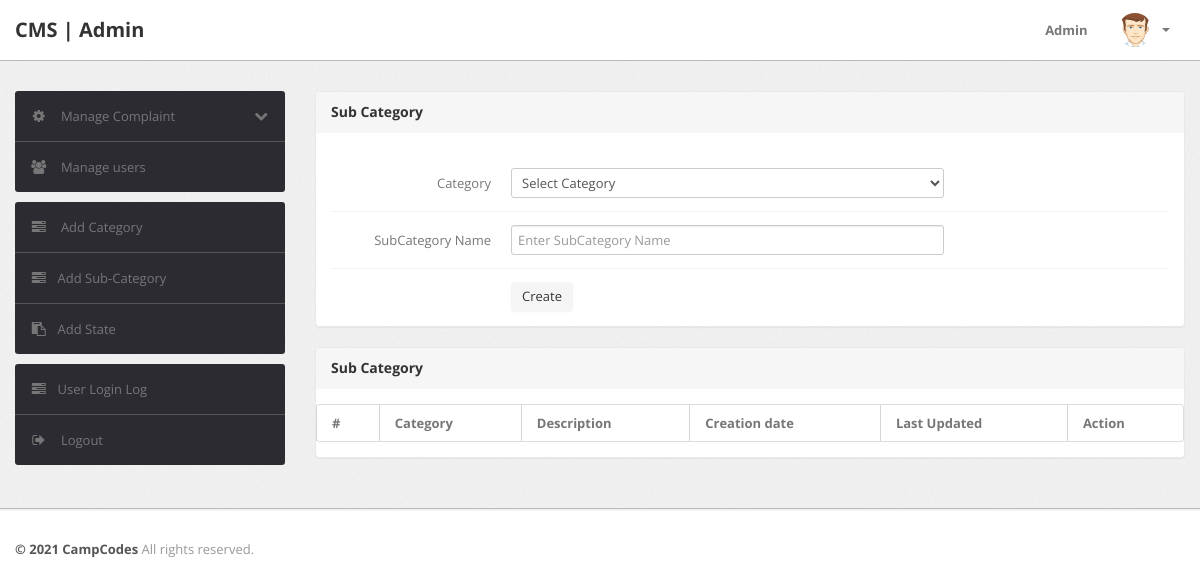
Before: /admin/subcategory.php (signed in) with the older database file.
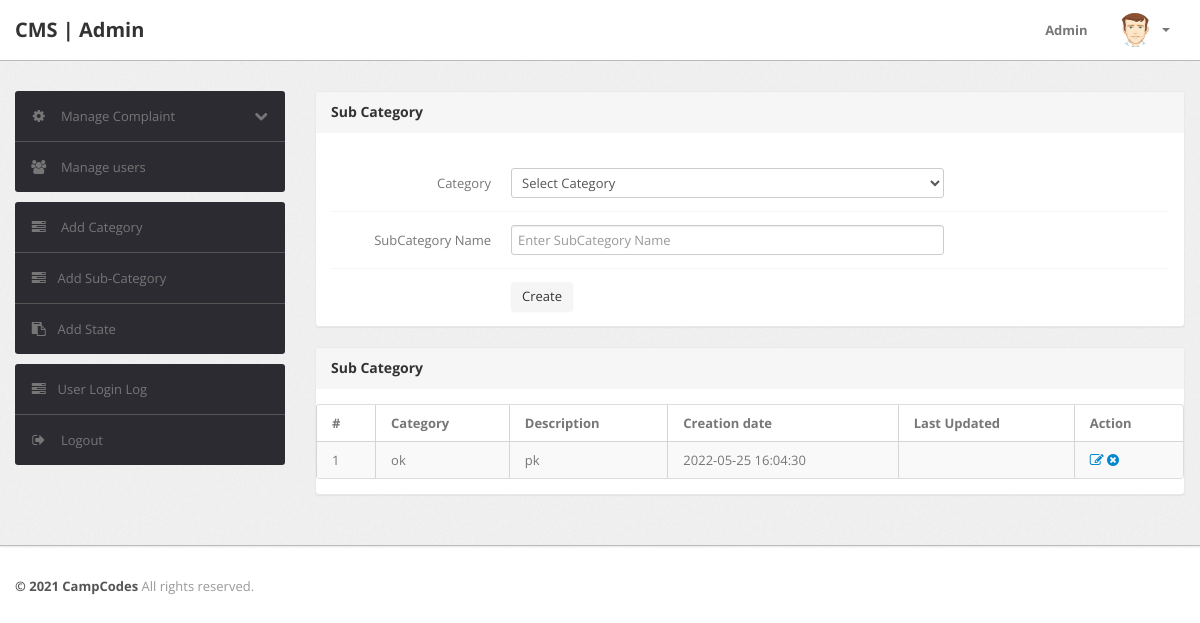
After: the same page with the newer database file.
### tables this page shows
CREATE TABLE `subcategory` (
  `id` int(11) NOT NULL,
  `categoryid` int(11) NOT NULL,
  `subcategory` varchar(255) NOT NULL,
  `creationDate` timestamp NOT NULL DEFAULT current_timestamp(),
  `updationDate` varchar(255) NOT NULL
);

CREATE TABLE `category` (
  `id` int(11) NOT NULL,
  `categoryName` varchar(255) NOT NULL,
  `categoryDescription` longtext NOT NULL,
  `creationDate` timestamp NOT NULL DEFAULT current_timestamp(),
  `updationDate` varchar(255) NOT NULL
);

### admin/subcategory.php (the view, shortened to what this page needs)
<?php
include('include/config.php');
if(strlen($_SESSION['alogin'])==0)
	{
header('location:index.php');
}
else{
?>
<!DOCTYPE html>
<html lang="en">
<head>
	<link type="text/css" href="bootstrap/css/bootstrap.min.css" rel="stylesheet">
	<link type="text/css" href="bootstrap/css/bootstrap-responsive.min.css" rel="stylesheet">
	<link type="text/css" href="css/theme.css" rel="stylesheet">
	<link type="text/css" href="images/icons/css/font-awesome.css" rel="stylesheet">
</head>
<body>
<?php include('include/header.php');?>
	<div class="wrapper">
		<div class="container">
			<div class="row">
<?php include('include/sidebar.php');?>
			<div class="span9">
					<div class="content">
						<div class="module">
							<div class="module-head">
								<h3>Sub Category</h3>
							</div>
							<div class="module-body">
									<br />
			<form class="form-horizontal row-fluid" name="subcategory" method="post" >
<div class="control-group">
<label class="control-label" for="basicinput">Category</label>
<div class="controls">
<select name="category" class="span8 tip" required>
<option value="">Select Category</option>
</select>
</div>
</div>
<div class="control-group">
<label class="control-label" for="basicinput">SubCategory Name</label>
<div class="controls">
<input type="text" placeholder="Enter SubCategory Name"  name="subcategory" class="span8 tip" required>
</div>
</div>
	<div class="control-group">
											<div class="controls">
												<button type="submit" name="submit" class="btn">Create</button>
											</div>
										</div>
									</form>
							</div>
						</div>
	<div class="module">
							<div class="module-head">
								<h3>Sub Category</h3>
							</div>
							<div class="module-body table">
								<table cellpadding="0" cellspacing="0" border="0" class="datatable-1 table table-bordered table-striped	 display" width="100%">
									<thead>
										<tr>
											<th>#</th>
											<th>Category</th>
											<th>Description</th>
											<th>Creation date</th>
											<th>Last Updated</th>
											<th>Action</th>
										</tr>
									</thead>
									<tbody>
<?php $query=mysqli_query($bd, "select subcategory.id,category.categoryName,subcategory.subcategory,subcategory.creationDate,subcategory.updationDate from subcategory join category on category.id=subcategory.categoryid");
$cnt=1;
while($row=mysqli_fetch_array($query))
{
?>
										<tr>
											<td><?php echo htmlentities($cnt);?></td>
											<td><?php echo htmlentities($row['categoryName']);?></td>
											<td><?php echo htmlentities($row['subcategory']);?></td>
											<td> <?php echo htmlentities($row['creationDate']);?></td>
											<td><?php echo htmlentities($row['updationDate']);?></td>
											<td>
											<a href="edit-subcategory.php?id=<?php echo $row['id']?>" ><i class="icon-edit"></i></a>
											<a href="subcategory.php?id=<?php echo $row['id']?>&del=delete" onClick="return confirm('Are you sure you want to delete?')"><i class="icon-remove-sign"></i></a></td>
										</tr>
										<?php $cnt=$cnt+1; } ?>
								</table>
							</div>
						</div>
					</div>
				</div>
			</div>
		</div>
	</div>
<?php include('include/footer.php');?>
</body>
<?php } ?>

Changed rows visible on the page:
added subcategory: categoryid.categoryName "ok", subcategory "pk", creationDate "2022-05-25 16:04:30"
